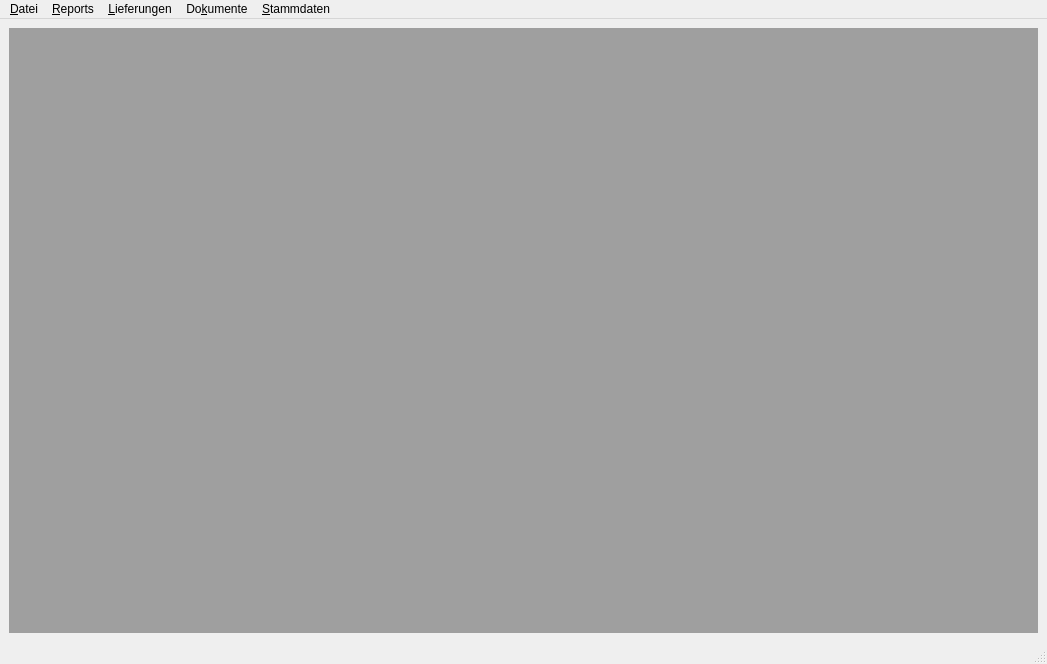
<?xml version="1.0" encoding="UTF-8"?>
<ui version="4.0">
 <class>MainWindow</class>
 <widget class="QMainWindow" name="MainWindow">
  <property name="geometry">
   <rect>
    <x>0</x>
    <y>0</y>
    <width>1047</width>
    <height>664</height>
   </rect>
  </property>
  <property name="windowTitle">
   <string>MainWindow</string>
  </property>
  <widget class="QWidget" name="centralwidget">
   <layout class="QHBoxLayout" name="horizontalLayout">
    <item>
     <widget class="QMdiArea" name="mdiArea"/>
    </item>
   </layout>
  </widget>
  <widget class="QMenuBar" name="menubar">
   <property name="geometry">
    <rect>
     <x>0</x>
     <y>0</y>
     <width>1047</width>
     <height>25</height>
    </rect>
   </property>
   <widget class="QMenu" name="menuFile">
    <property name="title">
     <string>&amp;Datei</string>
    </property>
    <addaction name="actionQuit"/>
   </widget>
   <widget class="QMenu" name="menu_Reports">
    <property name="title">
     <string>&amp;Reports</string>
    </property>
    <widget class="QMenu" name="menu_Einkauf">
     <property name="title">
      <string>&amp;Einkauf</string>
     </property>
     <addaction name="action_Report_Einkauf_GesamteLieferungen"/>
     <addaction name="action_Report_Einkauf_Verprobung"/>
    </widget>
    <widget class="QMenu" name="menu_Umsaetze">
     <property name="title">
      <string>&amp;Umsätze</string>
     </property>
     <addaction name="action_Report_Umsaetze_UmsatzTag"/>
     <addaction name="action_Report_Umsaetze_UmsatzAufwand"/>
     <addaction name="action_Report_Umsaetze_AufwanddetailsProTag"/>
     <addaction name="action_Report_Umsaetze_DurchschUmsatzWochentag"/>
    </widget>
    <widget class="QMenu" name="menu_Verbrauch">
     <property name="title">
      <string>&amp;Verbrauch</string>
     </property>
     <addaction name="action_Report_Verbrauch_Artikel"/>
    </widget>
    <widget class="QMenu" name="menu_Lagerstand">
     <property name="title">
      <string>&amp;Lager</string>
     </property>
     <addaction name="action_Report_Lager_Lagerstand"/>
     <addaction name="action_Report_Lager_MinimumLagerstand"/>
     <addaction name="action_Report_Lager_Inventur"/>
    </widget>
    <addaction name="menu_Lagerstand"/>
    <addaction name="menu_Verbrauch"/>
    <addaction name="menu_Umsaetze"/>
    <addaction name="menu_Einkauf"/>
   </widget>
   <widget class="QMenu" name="menu_Lieferungen">
    <property name="title">
     <string>&amp;Lieferungen</string>
    </property>
    <addaction name="action_Lieferungen_Lieferungen"/>
    <addaction name="action_Lieferungen_Lieferanten"/>
    <addaction name="action_Lieferungen_InitialerLagerstand"/>
   </widget>
   <widget class="QMenu" name="menuStammdaten">
    <property name="title">
     <string>&amp;Stammdaten</string>
    </property>
    <addaction name="action_Stammdaten_Perioden"/>
    <addaction name="action_Stammdaten_Import"/>
    <addaction name="action_Stammdaten_Steuersaetze"/>
    <addaction name="action_Stammdaten_Liefereinheiten"/>
   </widget>
   <widget class="QMenu" name="menu_Dokumente">
    <property name="title">
     <string>Do&amp;kumente</string>
    </property>
    <addaction name="action_Dokumente_Dokumenttypen"/>
    <addaction name="action_Dokumente_Dokumente"/>
   </widget>
   <addaction name="menuFile"/>
   <addaction name="menu_Reports"/>
   <addaction name="menu_Lieferungen"/>
   <addaction name="menu_Dokumente"/>
   <addaction name="menuStammdaten"/>
  </widget>
  <widget class="QStatusBar" name="statusbar"/>
  <action name="actionQuit">
   <property name="text">
    <string>&amp;Beenden</string>
   </property>
  </action>
  <action name="action_Lieferungen_Lieferungen">
   <property name="text">
    <string>&amp;Lieferungen</string>
   </property>
  </action>
  <action name="action_Lieferungen_Lieferanten">
   <property name="text">
    <string>L&amp;ieferanten</string>
   </property>
  </action>
  <action name="actionZoomIn">
   <property name="text">
    <string>&amp;Vergrößern</string>
   </property>
   <property name="toolTip">
    <string>Vergrößern</string>
   </property>
  </action>
  <action name="actionZoomOut">
   <property name="text">
    <string>Verkleinern</string>
   </property>
   <property name="toolTip">
    <string>Verkleinern</string>
   </property>
  </action>
  <action name="action_Report_Lager_Lagerstand">
   <property name="text">
    <string>&amp;Lagerstand</string>
   </property>
  </action>
  <action name="action_Report_Lager_MinimumLagerstand">
   <property name="text">
    <string>&amp;Minimum erreicht</string>
   </property>
  </action>
  <action name="action_Stammdaten_Perioden">
   <property name="text">
    <string>&amp;Perioden</string>
   </property>
  </action>
  <action name="action_Lieferungen_InitialerLagerstand">
   <property name="text">
    <string>Initialer Lager&amp;stand</string>
   </property>
  </action>
  <action name="action_Report_Verbrauch_Artikel">
   <property name="text">
    <string>&amp;Artikel</string>
   </property>
  </action>
  <action name="actionAuf_wand">
   <property name="text">
    <string>Auf&amp;wand</string>
   </property>
  </action>
  <action name="action_Report_Umsaetze_UmsatzTag">
   <property name="text">
    <string>&amp;Umsatz/Tag</string>
   </property>
  </action>
  <action name="action_Report_Umsaetze_UmsatzAufwand">
   <property name="text">
    <string>Umsatz:&amp;Aufwand</string>
   </property>
  </action>
  <action name="action_Report_Lager_Inventur">
   <property name="text">
    <string>&amp;Inventur</string>
   </property>
  </action>
  <action name="action_Stammdaten_Import">
   <property name="text">
    <string>&amp;Import</string>
   </property>
  </action>
  <action name="action_Report_Einkauf_GesamteLieferungen">
   <property name="text">
    <string>&amp;Gesamte Lieferungen</string>
   </property>
  </action>
  <action name="action_Dokumente_Dokumenttypen">
   <property name="text">
    <string>Dokument&amp;typen</string>
   </property>
  </action>
  <action name="action_Dokumente_Dokumente">
   <property name="text">
    <string>&amp;Dokumente</string>
   </property>
  </action>
  <action name="action_Stammdaten_Steuersaetze">
   <property name="text">
    <string>&amp;Steuersätze</string>
   </property>
  </action>
  <action name="action_Stammdaten_Liefereinheiten">
   <property name="text">
    <string>&amp;Liefereinheiten</string>
   </property>
  </action>
  <action name="action_Report_Umsaetze_AufwanddetailsProTag">
   <property name="text">
    <string>Aufwanddetails/&amp;Tag</string>
   </property>
  </action>
  <action name="action_Report_Umsaetze_DurchschUmsatzWochentag">
   <property name="text">
    <string>&amp;Durchsch. Umsatz/Wochentag</string>
   </property>
  </action>
  <action name="action_Report_Einkauf_Verprobung">
   <property name="text">
    <string>&amp;Verprobung</string>
   </property>
  </action>
 </widget>
 <resources/>
 <connections/>
</ui>
